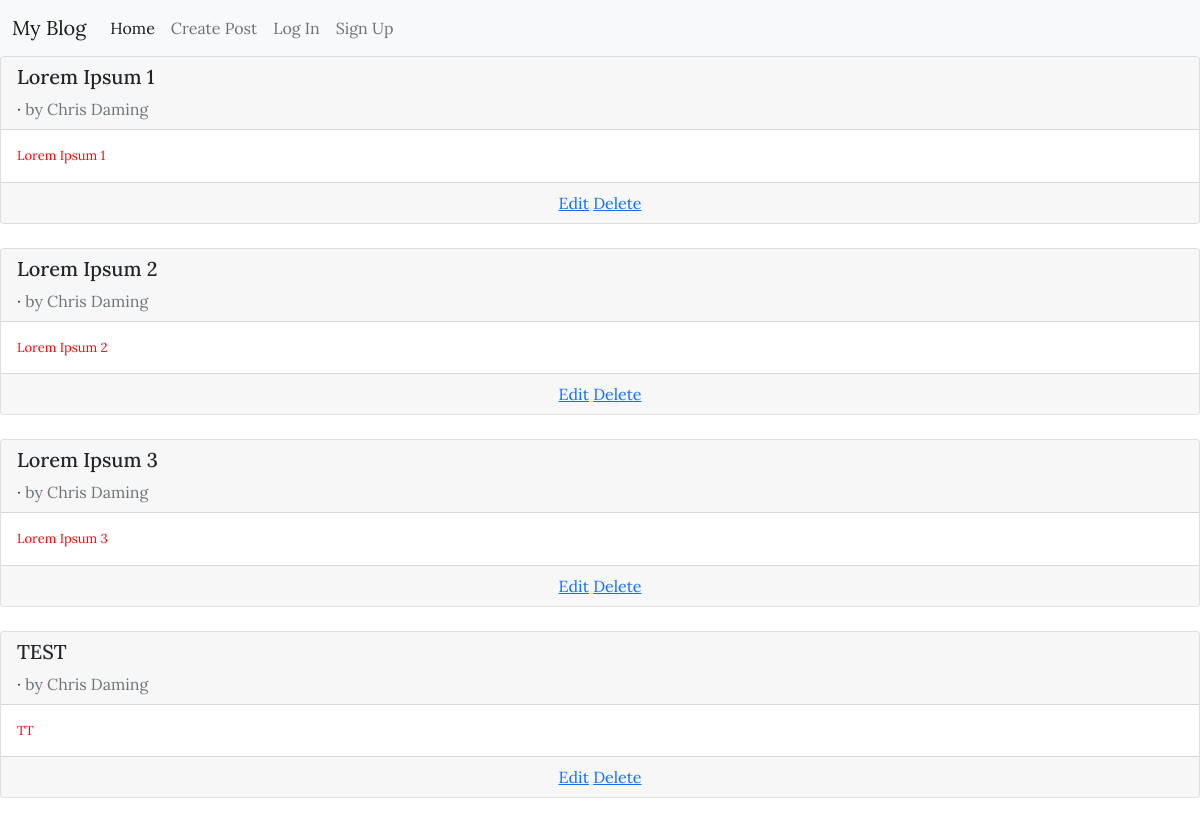
Before: / with the older database file.
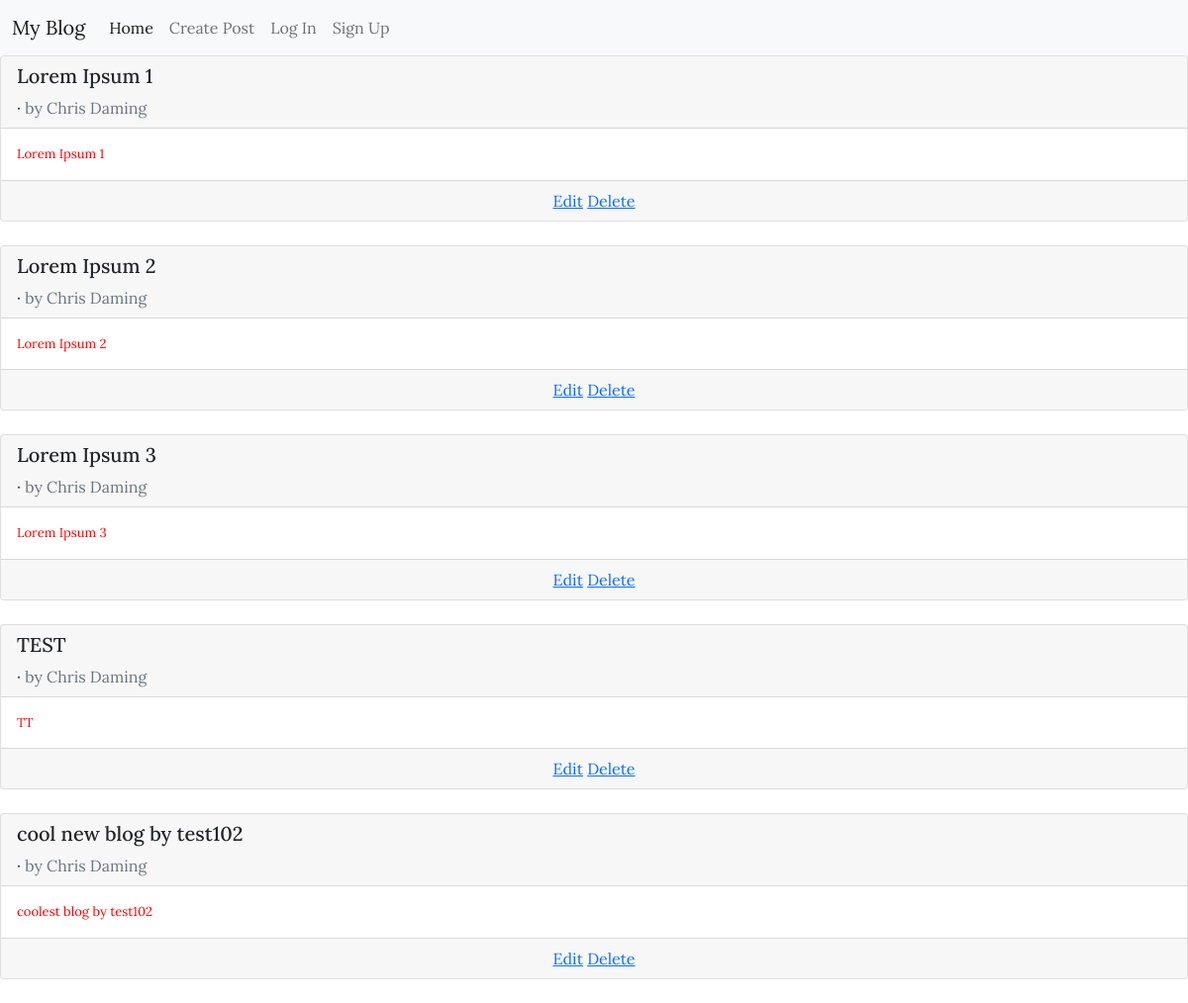
After: the same page with the newer database file.
### blog/models.py (models this page shows, shortened)
class Post(models.Model):
    title = models.CharField(max_length=200)
    author = models.ForeignKey(
        "auth.User",
        on_delete=models.CASCADE,
    )
    body = models.TextField()

### blog/views.py (the view)
# urls.py: path('', BlogListView.as_view(), name='home'),
class BlogListView(ListView):
    model = Post
    template_name = "home.html"

### templates/home.html (shortened to what this page needs)
{% extends 'base.html' %}
{% block content %}
    {% for post in post_list %}
        <div class="card">
            <div class="card-header">
                <span class="font-weight-bold">
                        <h5>{{post.title}}</h5>
                </span> &middot;
                <span class="text-muted">
                    by Chris Daming</span>
            </div>
            <div class="card-body">
                {{post.body}}
            </div>
            <div class="card-footer text-center text-muted">
                <a href="{% url 'post_edit' post.id %}">Edit</a>
                <a href="{% url 'post_delete' post.id %}">Delete</a>
            </div>
        </div>
        <br />
    {% endfor %}
{% endblock content %}

### templates/base.html (shortened to what this page needs)
{% load static %}
<!DOCTYPE html>
<html lang="en">
<head>
    <link
        href="https://cdn.jsdelivr.net/npm/bootstrap@5.1.1/dist/css/bootstrap.min.css"
        rel="stylesheet"
>
    <link
        href="{% static 'css/base.css' %}"
        rel="stylesheet">
</head>
<body>
    <nav class="navbar navbar-expand-lg navbar-light bg-light">
        <div class="container-fluid">
            <a class="navbar-brand" href="{% url 'home' %}">My Blog</a>
            <div class="collapse navbar-collapse" id="navbarNav">
            <ul class="navbar-nav">
                <li class="nav-item">
                <a class="nav-link active" aria-current="page" href="{% url 'home' %}">Home</a>
                </li>
                <li class="nav-item">
                <a class="nav-link" href="{% url 'post_new' %}">Create Post</a>
                </li>
                {% if user.is_authenticated %}
                <li class="nav-item">
                    <a class="nav-link" href="{% url 'logout' %}">Log Out</a>
                </li>
                {% else %}
                <li class="nav-item">
                    <a class="nav-link" href="{% url 'login' %}">Log In</a>
                </li>
                <li class="nav-item">
                    <a class="nav-link" href="{% url 'signup' %}">Sign Up</a>
                </li>
                {% endif %}
            </ul>
            </div>
        </div>
        </nav>
    <div>
        {% block content %}
        {% endblock content %}
    </div>
</body>
</html>

### static/css/base.css (style rules this page uses)
body { font-family: 'Lora', serif; }
.card-body { font-size: small; color: red; }

Changed rows visible on the page:
added Post: title "cool new blog by test102", body "coolest blog by test102"
